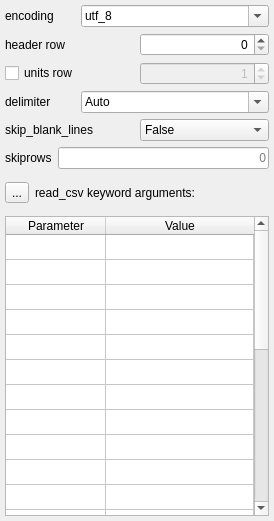
                  <widget class="QWidget" name="scrollAreaWidgetContents">
                   <property name="geometry">
                    <rect>
                     <x>0</x>
                     <y>0</y>
                     <width>274</width>
                     <height>521</height>
                    </rect>
                   </property>
                   <layout class="QVBoxLayout" name="verticalLayout_20" stretch="0,0,0,0,0,0,0">
                    <property name="spacing">
                     <number>-1</number>
                    </property>
                    <property name="sizeConstraint">
                     <enum>QLayout::SetDefaultConstraint</enum>
                    </property>
                    <property name="leftMargin">
                     <number>5</number>
                    </property>
                    <property name="topMargin">
                     <number>5</number>
                    </property>
                    <property name="rightMargin">
                     <number>5</number>
                    </property>
                    <property name="bottomMargin">
                     <number>5</number>
                    </property>
                    <item>
                     <layout class="QHBoxLayout" name="import_csv_encoding_horizontalLayout">
                      <item>
                       <widget class="QLabel" name="import_csv_encoding_label">
                        <property name="minimumSize">
                         <size>
                          <width>70</width>
                          <height>0</height>
                         </size>
                        </property>
                        <property name="text">
                         <string>encoding</string>
                        </property>
                       </widget>
                      </item>
                      <item>
                       <widget class="QComboBox" name="import_csv_encoding_comboBox">
                        <property name="sizePolicy">
                         <sizepolicy hsizetype="MinimumExpanding" vsizetype="Fixed">
                          <horstretch>0</horstretch>
                          <verstretch>0</verstretch>
                         </sizepolicy>
                        </property>
                        <property name="maximumSize">
                         <size>
                          <width>16777215</width>
                          <height>16777215</height>
                         </size>
                        </property>
                        <property name="editable">
                         <bool>true</bool>
                        </property>
                        <property name="currentIndex">
                         <number>0</number>
                        </property>
                        <item>
                         <property name="text">
                          <string notr="true">utf_8</string>
                         </property>
                        </item>
                        <item>
                         <property name="text">
                          <string notr="true">cp1253</string>
                         </property>
                        </item>
                        <item>
                         <property name="text">
                          <string>cp437</string>
                         </property>
                        </item>
                       </widget>
                      </item>
                     </layout>
                    </item>
                    <item>
                     <layout class="QHBoxLayout" name="import_csv_header_row_horizontalLayout">
                      <item>
                       <widget class="QLabel" name="import_csv_header_row_label">
                        <property name="minimumSize">
                         <size>
                          <width>70</width>
                          <height>0</height>
                         </size>
                        </property>
                        <property name="text">
                         <string>header row</string>
                        </property>
                       </widget>
                      </item>
                      <item>
                       <widget class="QSpinBox" name="import_csv_header_row_spinBox">
                        <property name="wrapping">
                         <bool>false</bool>
                        </property>
                        <property name="alignment">
                         <set>Qt::AlignRight|Qt::AlignTrailing|Qt::AlignVCenter</set>
                        </property>
                        <property name="buttonSymbols">
                         <enum>QAbstractSpinBox::UpDownArrows</enum>
                        </property>
                        <property name="accelerated">
                         <bool>true</bool>
                        </property>
                        <property name="minimum">
                         <number>0</number>
                        </property>
                        <property name="maximum">
                         <number>1000000</number>
                        </property>
                        <property name="singleStep">
                         <number>1</number>
                        </property>
                        <property name="value">
                         <number>0</number>
                        </property>
                       </widget>
                      </item>
                     </layout>
                    </item>
                    <item>
                     <layout class="QHBoxLayout" name="import_csv_units_row_horizontalLayout">
                      <item>
                       <widget class="QCheckBox" name="import_csv_units_row_checkBox">
                        <property name="text">
                         <string>units row</string>
                        </property>
                       </widget>
                      </item>
                      <item>
                       <widget class="QSpinBox" name="import_csv_units_row_spinBox">
                        <property name="enabled">
                         <bool>false</bool>
                        </property>
                        <property name="wrapping">
                         <bool>false</bool>
                        </property>
                        <property name="alignment">
                         <set>Qt::AlignRight|Qt::AlignTrailing|Qt::AlignVCenter</set>
                        </property>
                        <property name="buttonSymbols">
                         <enum>QAbstractSpinBox::UpDownArrows</enum>
                        </property>
                        <property name="accelerated">
                         <bool>true</bool>
                        </property>
                        <property name="minimum">
                         <number>0</number>
                        </property>
                        <property name="maximum">
                         <number>1000000</number>
                        </property>
                        <property name="singleStep">
                         <number>1</number>
                        </property>
                        <property name="value">
                         <number>1</number>
                        </property>
                       </widget>
                      </item>
                     </layout>
                    </item>
                    <item>
                     <layout class="QHBoxLayout" name="import_csv_delimiter_horizontalLayout">
                      <item>
                       <widget class="QLabel" name="import_csv_delimiter_label">
                        <property name="minimumSize">
                         <size>
                          <width>70</width>
                          <height>0</height>
                         </size>
                        </property>
                        <property name="text">
                         <string>delimiter</string>
                        </property>
                       </widget>
                      </item>
                      <item>
                       <widget class="QComboBox" name="import_csv_delimiter_comboBox">
                        <property name="sizePolicy">
                         <sizepolicy hsizetype="MinimumExpanding" vsizetype="Fixed">
                          <horstretch>0</horstretch>
                          <verstretch>0</verstretch>
                         </sizepolicy>
                        </property>
                        <property name="maximumSize">
                         <size>
                          <width>16777215</width>
                          <height>16777215</height>
                         </size>
                        </property>
                        <property name="editable">
                         <bool>true</bool>
                        </property>
                        <item>
                         <property name="text">
                          <string>Auto</string>
                         </property>
                        </item>
                        <item>
                         <property name="text">
                          <string>,</string>
                         </property>
                        </item>
                        <item>
                         <property name="text">
                          <string>;</string>
                         </property>
                        </item>
                        <item>
                         <property name="text">
                          <string>\t</string>
                         </property>
                        </item>
                       </widget>
                      </item>
                     </layout>
                    </item>
                    <item>
                     <layout class="QHBoxLayout" name="import_csv_skip_blank_lines_horizontalLayout">
                      <item>
                       <widget class="QLabel" name="import_csv_skip_blank_lines_label">
                        <property name="text">
                         <string>skip_blank_lines</string>
                        </property>
                       </widget>
                      </item>
                      <item>
                       <widget class="QComboBox" name="import_csv_skip_blank_lines_comboBox">
                        <item>
                         <property name="text">
                          <string>False</string>
                         </property>
                        </item>
                        <item>
                         <property name="text">
                          <string>True</string>
                         </property>
                        </item>
                       </widget>
                      </item>
                     </layout>
                    </item>
                    <item>
                     <layout class="QHBoxLayout" name="horizontalLayout_16">
                      <item>
                       <widget class="QLabel" name="label_12">
                        <property name="text">
                         <string>skiprows</string>
                        </property>
                       </widget>
                      </item>
                      <item>
                       <widget class="QLineEdit" name="import_csv_skiprows_lineEdit">
                        <property name="alignment">
                         <set>Qt::AlignRight|Qt::AlignTrailing|Qt::AlignVCenter</set>
                        </property>
                        <property name="placeholderText">
                         <string>0</string>
                        </property>
                        <property name="clearButtonEnabled">
                         <bool>true</bool>
                        </property>
                       </widget>
                      </item>
                     </layout>
                    </item>
                    <item>
                     <layout class="QVBoxLayout" name="verticalLayout_19">
                      <item>
                       <layout class="QHBoxLayout" name="horizontalLayout_4">
                        <item>
                         <widget class="QToolButton" name="import_csv_help_toolButton">
                          <property name="text">
                           <string>...</string>
                          </property>
                          <property name="icon">
                           <iconset>
                            <normaloff>assets/info.png</normaloff>assets/info.png</iconset>
                          </property>
                         </widget>
                        </item>
                        <item>
                         <widget class="QLabel" name="import_csv_freeform_label">
                          <property name="text">
                           <string>read_csv keyword arguments:</string>
                          </property>
                         </widget>
                        </item>
                       </layout>
                      </item>
                      <item>
                       <widget class="QTableWidget" name="import_csv_parameter_tableWidget">
                        <property name="sizePolicy">
                         <sizepolicy hsizetype="Fixed" vsizetype="MinimumExpanding">
                          <horstretch>0</horstretch>
                          <verstretch>0</verstretch>
                         </sizepolicy>
                        </property>
                        <property name="minimumSize">
                         <size>
                          <width>0</width>
                          <height>190</height>
                         </size>
                        </property>
                        <property name="maximumSize">
                         <size>
                          <width>300</width>
                          <height>300</height>
                         </size>
                        </property>
                        <property name="selectionMode">
                         <enum>QAbstractItemView::NoSelection</enum>
                        </property>
                        <property name="wordWrap">
                         <bool>false</bool>
                        </property>
                        <property name="rowCount">
                         <number>25</number>
                        </property>
                        <property name="columnCount">
                         <number>2</number>
                        </property>
                        <attribute name="horizontalHeaderVisible">
                         <bool>true</bool>
                        </attribute>
                        <attribute name="horizontalHeaderMinimumSectionSize">
                         <number>100</number>
                        </attribute>
                        <attribute name="horizontalHeaderDefaultSectionSize">
                         <number>100</number>
                        </attribute>
                        <attribute name="horizontalHeaderHighlightSections">
                         <bool>false</bool>
                        </attribute>
                        <attribute name="horizontalHeaderStretchLastSection">
                         <bool>true</bool>
                        </attribute>
                        <attribute name="verticalHeaderVisible">
                         <bool>false</bool>
                        </attribute>
                        <attribute name="verticalHeaderMinimumSectionSize">
                         <number>25</number>
                        </attribute>
                        <attribute name="verticalHeaderDefaultSectionSize">
                         <number>25</number>
                        </attribute>
                        <attribute name="verticalHeaderHighlightSections">
                         <bool>false</bool>
                        </attribute>
                        <attribute name="verticalHeaderStretchLastSection">
                         <bool>false</bool>
                        </attribute>
                        <row/>
                        <row/>
                        <row/>
                        <row/>
                        <row/>
                        <row/>
                        <row/>
                        <row/>
                        <row/>
                        <row/>
                        <row/>
                        <row/>
                        <row/>
                        <row/>
                        <row/>
                        <row/>
                        <row/>
                        <row/>
                        <row/>
                        <row/>
                        <row/>
                        <row/>
                        <row/>
                        <row/>
                        <row/>
                        <column>
                         <property name="text">
                          <string>Parameter</string>
                         </property>
                        </column>
                        <column>
                         <property name="text">
                          <string>Value</string>
                         </property>
                        </column>
                       </widget>
                      </item>
                     </layout>
                    </item>
                   </layout>
                  </widget>
